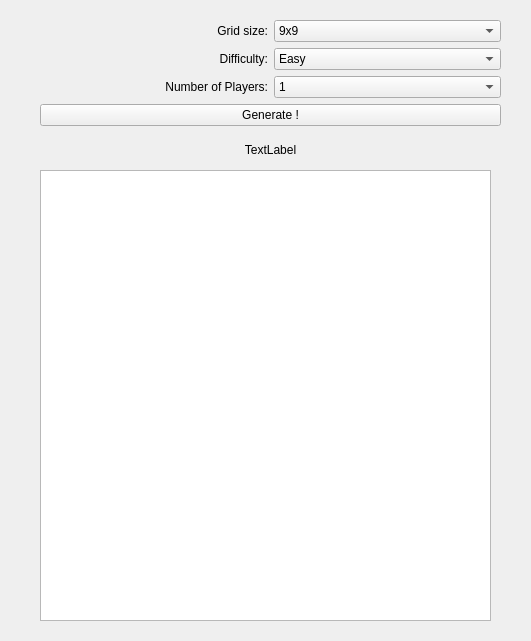
<?xml version="1.0" encoding="UTF-8"?>
<ui version="4.0">
 <class>MainWindow</class>
 <widget class="QMainWindow" name="MainWindow">
  <property name="geometry">
   <rect>
    <x>0</x>
    <y>0</y>
    <width>531</width>
    <height>641</height>
   </rect>
  </property>
  <property name="windowTitle">
   <string>Sudoku Game</string>
  </property>
  <widget class="QWidget" name="centralwidget">
   <widget class="QTableWidget" name="tableWidget">
    <property name="geometry">
     <rect>
      <x>40</x>
      <y>170</y>
      <width>451</width>
      <height>451</height>
     </rect>
    </property>
    <property name="verticalScrollBarPolicy">
     <enum>Qt::ScrollBarAlwaysOff</enum>
    </property>
    <property name="horizontalScrollBarPolicy">
     <enum>Qt::ScrollBarAlwaysOff</enum>
    </property>
    <attribute name="horizontalHeaderVisible">
     <bool>false</bool>
    </attribute>
    <attribute name="horizontalHeaderMinimumSectionSize">
     <number>10</number>
    </attribute>
    <attribute name="horizontalHeaderDefaultSectionSize">
     <number>50</number>
    </attribute>
    <attribute name="verticalHeaderVisible">
     <bool>false</bool>
    </attribute>
    <attribute name="verticalHeaderMinimumSectionSize">
     <number>10</number>
    </attribute>
    <attribute name="verticalHeaderDefaultSectionSize">
     <number>50</number>
    </attribute>
   </widget>
   <widget class="QWidget" name="gridLayoutWidget">
    <property name="geometry">
     <rect>
      <x>40</x>
      <y>20</y>
      <width>461</width>
      <height>148</height>
     </rect>
    </property>
    <layout class="QGridLayout" name="gridLayout">
     <item row="1" column="0">
      <widget class="QLabel" name="labelDifficulty">
       <property name="text">
        <string>Difficulty:</string>
       </property>
       <property name="alignment">
        <set>Qt::AlignRight|Qt::AlignTrailing|Qt::AlignVCenter</set>
       </property>
      </widget>
     </item>
     <item row="2" column="0">
      <widget class="QLabel" name="labelNumPlayers">
       <property name="text">
        <string>Number of Players:</string>
       </property>
       <property name="alignment">
        <set>Qt::AlignRight|Qt::AlignTrailing|Qt::AlignVCenter</set>
       </property>
      </widget>
     </item>
     <item row="2" column="1">
      <widget class="QComboBox" name="comboBoxPlayers">
       <item>
        <property name="text">
         <string>1</string>
        </property>
       </item>
       <item>
        <property name="text">
         <string>2</string>
        </property>
       </item>
       <item>
        <property name="text">
         <string>3</string>
        </property>
       </item>
       <item>
        <property name="text">
         <string>4</string>
        </property>
       </item>
      </widget>
     </item>
     <item row="1" column="1">
      <widget class="QComboBox" name="comboBoxDifficulty">
       <item>
        <property name="text">
         <string>Easy</string>
        </property>
       </item>
       <item>
        <property name="text">
         <string>Medium</string>
        </property>
       </item>
       <item>
        <property name="text">
         <string>Hard</string>
        </property>
       </item>
      </widget>
     </item>
     <item row="3" column="0" colspan="2">
      <widget class="QPushButton" name="pushButtonGenerate">
       <property name="text">
        <string>Generate !</string>
       </property>
      </widget>
     </item>
     <item row="0" column="0">
      <widget class="QLabel" name="labelSize">
       <property name="text">
        <string>Grid size:</string>
       </property>
       <property name="alignment">
        <set>Qt::AlignRight|Qt::AlignTrailing|Qt::AlignVCenter</set>
       </property>
      </widget>
     </item>
     <item row="0" column="1">
      <widget class="QComboBox" name="comboBoxSize">
       <item>
        <property name="text">
         <string>9x9</string>
        </property>
       </item>
       <item>
        <property name="text">
         <string>16x16</string>
        </property>
       </item>
       <item>
        <property name="text">
         <string>25x25</string>
        </property>
       </item>
      </widget>
     </item>
     <item row="4" column="0" colspan="2">
      <widget class="QLabel" name="labelActivePlayer">
       <property name="text">
        <string>TextLabel</string>
       </property>
       <property name="alignment">
        <set>Qt::AlignCenter</set>
       </property>
      </widget>
     </item>
    </layout>
   </widget>
  </widget>
  <widget class="QMenuBar" name="menubar">
   <property name="geometry">
    <rect>
     <x>0</x>
     <y>0</y>
     <width>531</width>
     <height>23</height>
    </rect>
   </property>
  </widget>
 </widget>
 <resources/>
 <connections/>
</ui>
